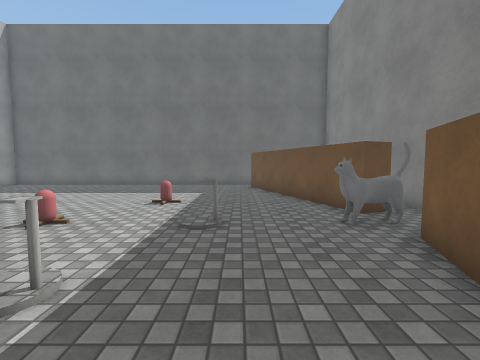
view 1 (above)

17 first-person views from a walk through a scene from a Unity 3-D project. The camera is 1.4 m above the floor, tilts 4° down and sees 90° across. The floor is counted in squares, 1 m on a side. Each view is taken from the middle of a square. On the plan, view 1 faces up. The plan holds only what a view shows up to about 13 squares ahead; the rest is blank. Surface patterns are stand-ins for the level's own textures.

view 2
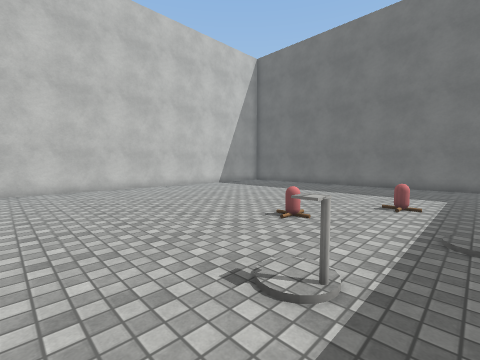

view 3
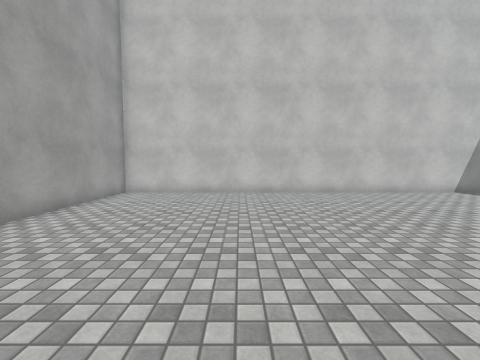

view 4
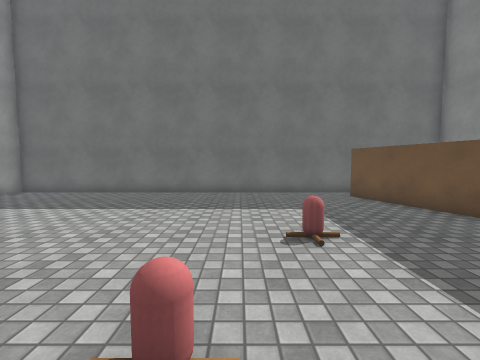

view 5
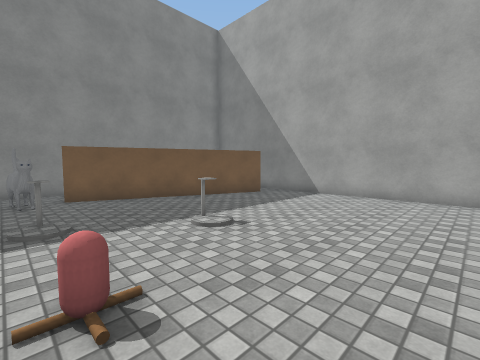

view 6
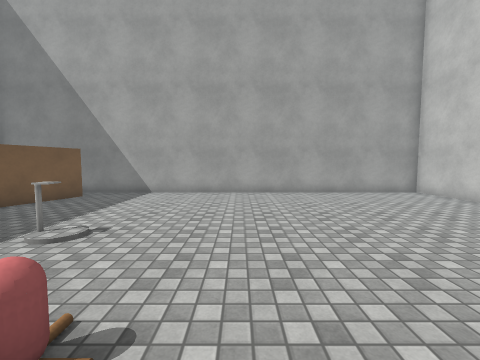

view 7
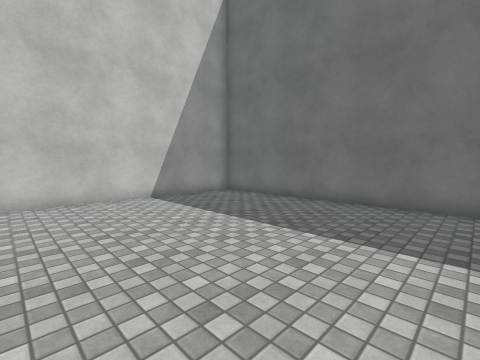

view 8
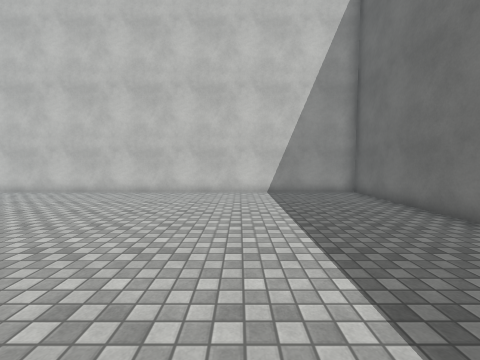

view 9
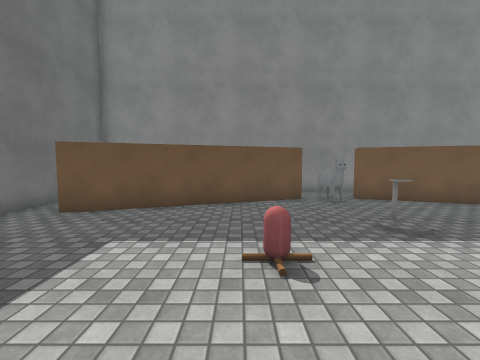

view 10
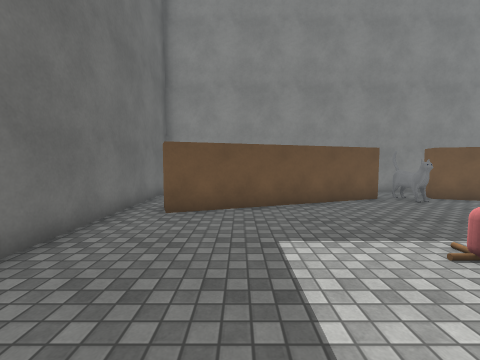

view 11
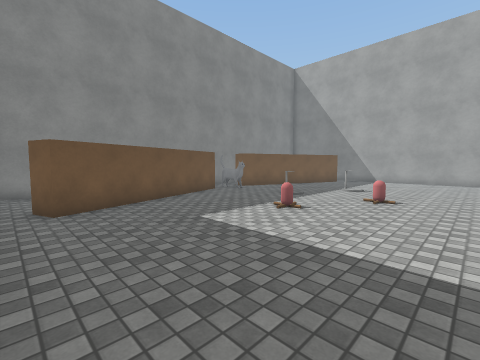

view 12
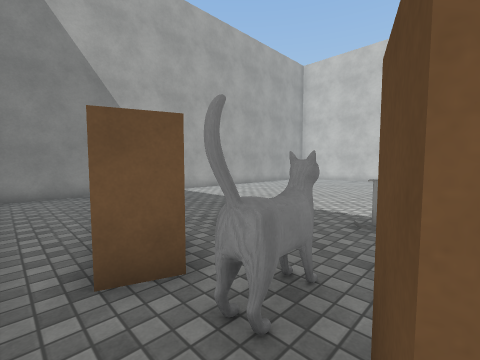

view 13
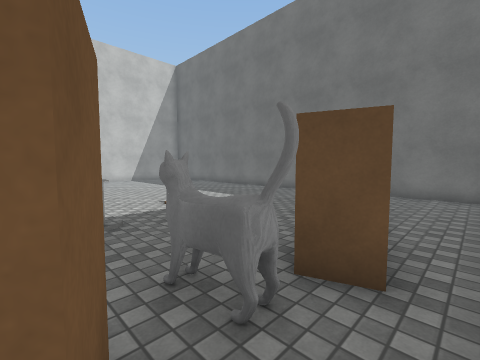

view 14
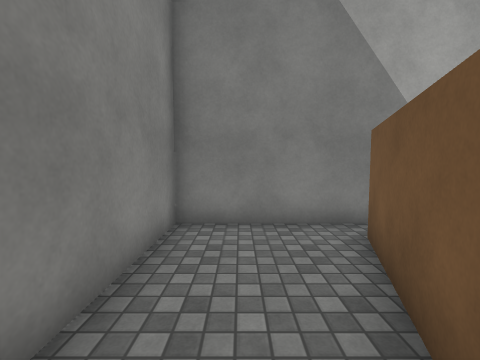

view 15
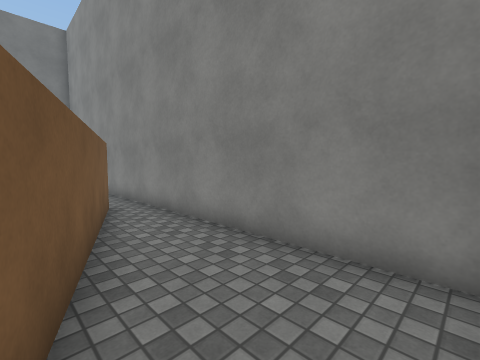

view 16
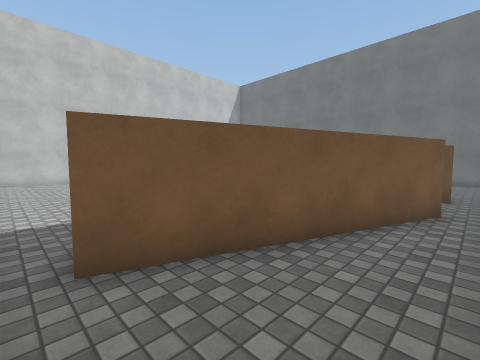

view 17
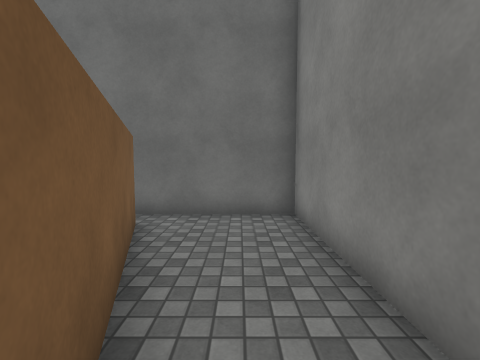

### Floor plan
Ten units are one square. View 1 is at (0, 0); x grows to the right and y downward. Boxes are objects, and circles mark ways between rooms. Rooms are numbered by the first view taken in them; rooms with no view inside come last. Other rooms are left out.
<svg viewBox="-150 -160 210 210">
<path fill="none" stroke="#000" d="M44 -70 34 -66 7 -141 16 -144M7 31 34 -44 43 -41M25 -155 -145 -155 -145 45 25 45M43 -41 16 35M25 45 55 45 55 -89M55 -104 55 -155 25 -155M16 -144 34 -95"/>
<rect x="-55" y="-65" width="20" height="20" fill="#bbb"><title>other object</title></rect>
<rect x="-35" y="-95" width="10" height="20" fill="#bbb"><title>other object</title></rect>
<rect x="-25" y="-25" width="10" height="10" fill="#bbb"><title>other object</title></rect>
<rect x="-15" y="-65" width="10" height="20" fill="#bbb"><title>other object</title></rect>
<rect x="15" y="-65" width="30" height="20" fill="#bbb"><title>other object</title></rect>
<circle cx="15" cy="40" r="3" fill="#2a7"/>
<circle cx="35" cy="-55" r="3" fill="#2a7"/>
<circle cx="15" cy="-150" r="3" fill="#2a7"/>
<circle cx="50" cy="-80" r="3" fill="#2a7"/>
<text x="-60" y="-60">1</text>
<text x="40" y="0">2</text>
<text x="40" y="-120">3</text>
</svg>
Room 1 opens to room 2. Room 1 opens to room 3. Room 2 opens to room 3.

Where each view was taken, in squares from view 1:
view 1: 0 up, 0 right, facing up
view 2: 0 up, 1 left, facing up-left
view 3: 1 up, 3 left, facing left
view 4: 4 up, 4 left, facing up
view 5: 6 up, 7 left, facing down-right
view 6: 7 up, 6 left, facing down
view 7: 7 up, 5 left, facing up-left
view 8: 10 up, 3 left, facing left
view 9: 9 up, 6 left, facing right
view 10: 12 up, 6 left, facing right
view 11: 15 up, 7 left, facing down-right
view 12: 7 up, 5 right, facing down-left
view 13: 4 up, 5 right, facing up-left
view 14: 1 up, 4 right, facing down
view 15: 4 down, 2 right, facing up-right
view 16: 4 down, 5 right, facing up-left
view 17: 9 up, 4 right, facing up
